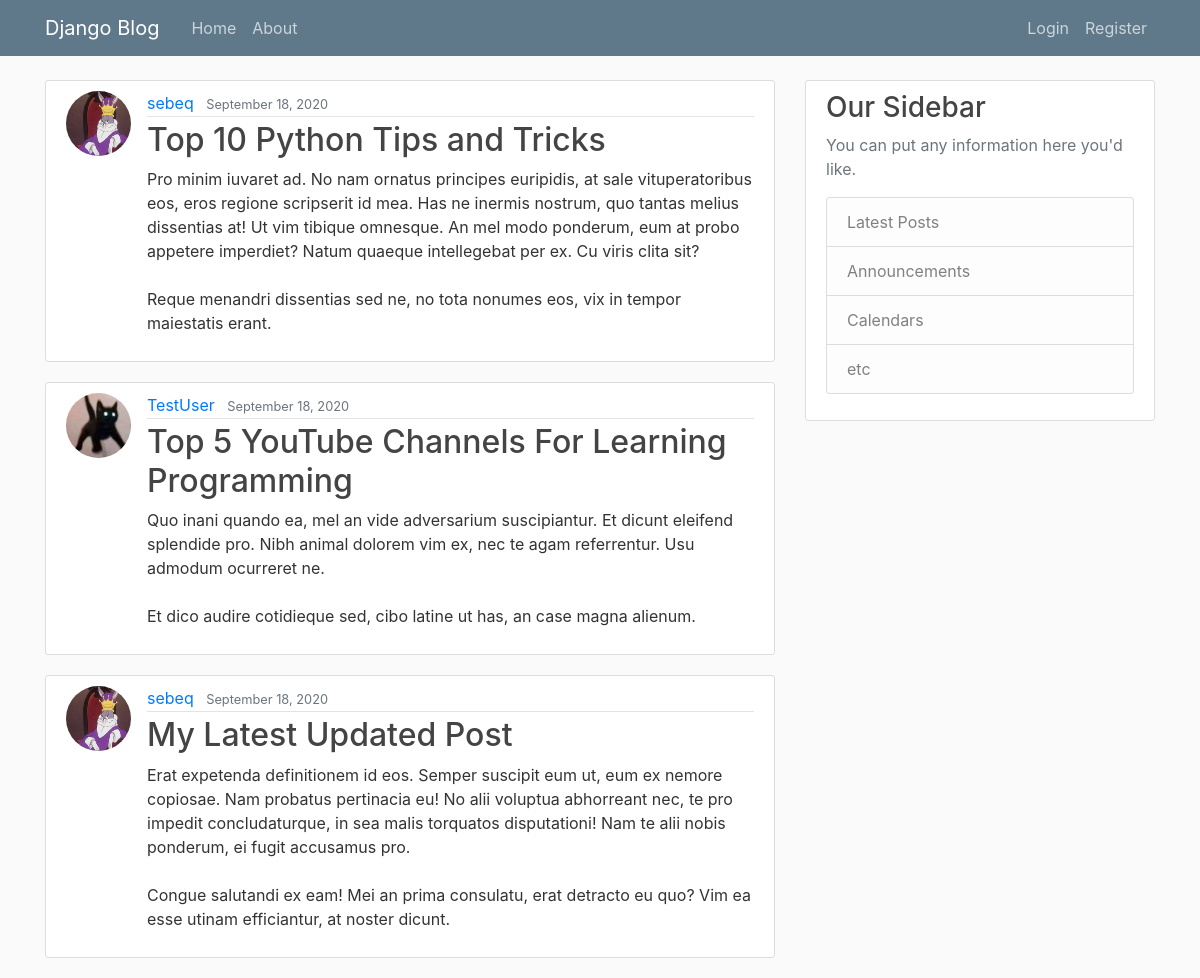
The page / on the database its author committed.
### blog/models.py (models this page shows, shortened)
class Post(models.Model):
    title = models.CharField(max_length=100)
    content = models.TextField()
    date_posted = models.DateTimeField(default=timezone.now)
    author = models.ForeignKey(User, on_delete=models.CASCADE)

### users/models.py (models this page shows, shortened)
class Profile(models.Model):
    user = models.OneToOneField(User, on_delete=models.CASCADE)
    image = models.ImageField(default='default.jpg', upload_to='profile_pics')

### blog/views.py (the view)
# urls.py: path('', PostListView.as_view(), name='blog-home'),
class PostListView(ListView):
    model = Post
    template_name = 'blog/home.html'
    context_object_name = 'posts'
    ordering = ['-date_posted']
    paginate_by = 5

### blog/templates/blog/home.html (shortened to what this page needs)
{% extends 'blog/base.html' %}
{% block content %}
    {% for post in posts %}
        <article class="media content-section">
          <img class="rounded-circle article-img" src="{{ post.author.profile.image.url }}">
          <div class="media-body">
            <div class="article-metadata">
              <a class="mr-2" href="{% url 'user-posts' post.author.username %}">{{ post.author }}</a>
              <small class="text-muted">{{ post.date_posted|date:"F d, Y" }}</small>
            </div>
            <h2><a class="article-title" href="{% url 'post-detail' post.id %}">{{ post.title }}</a></h2>
            <p class="article-content">{{ post.content }}</p>
          </div>
        </article>
    {% endfor %}
{% endblock content %}

### blog/templates/blog/base.html (shortened to what this page needs)
{% load static %}
<!DOCTYPE html>
<html>
<head>
    <link rel="stylesheet" href="https://stackpath.bootstrapcdn.com/bootstrap/4.2.1/css/bootstrap.min.css">
    <link rel="stylesheet" type="text/css" href="{% static 'blog/main.css' %}">
</head>
<body>
    <header class="site-header">
      <nav class="navbar navbar-expand-md navbar-dark bg-steel fixed-top">
        <div class="container">
          <a class="navbar-brand mr-4" href="/">Django Blog</a>
          <div class="collapse navbar-collapse" id="navbarToggle">
            <div class="navbar-nav mr-auto">
              <a class="nav-item nav-link" href="{% url 'blog-home' %}">Home</a>
              <a class="nav-item nav-link" href="{% url 'blog-about' %}">About</a>
            </div>
            <div class="navbar-nav">
              {% if user.is_authenticated %}
                <a class="nav-item nav-link" href="{% url 'post-create' %}">New Post</a>
                <a class="nav-item nav-link" href="{% url 'profile' %}">Profile</a>
                <a class="nav-item nav-link" href="{% url 'logout' %}">Logout</a>
              {% else %}
                <a class="nav-item nav-link" href="{% url 'login' %}">Login</a>
                <a class="nav-item nav-link" href="{% url 'register' %}">Register</a>
              {% endif %}
            </div>
          </div>
        </div>
      </nav>
    </header>
    <main role="main" class="container">
      <div class="row">
        <div class="col-md-8">
          {% block content %}{% endblock %}
        </div>
        <div class="col-md-4">
          <div class="content-section">
            <h3>Our Sidebar</h3>
            <p class='text-muted'>You can put any information here you'd like.
              <ul class="list-group">
                <li class="list-group-item list-group-item-light">Latest Posts</li>
                <li class="list-group-item list-group-item-light">Announcements</li>
                <li class="list-group-item list-group-item-light">Calendars</li>
                <li class="list-group-item list-group-item-light">etc</li>
              </ul>
            </p>
          </div>
        </div>
      </div>
    </main>
</body>
</html>

### blog/static/blog/main.css (style rules this page uses)
body { background: #fafafa; color: #333333; margin-top: 5rem; }
h1, h2, h3, h4, h5, h6 { color: #444444; }
ul { margin: 0; }
.bg-steel { background-color: #5f788a; }
.site-header .navbar-nav .nav-link { color: #cbd5db; }
.content-section { background: #ffffff; padding: 10px 20px; border: 1px solid #dddddd; border-radius: 3px; margin-bottom: 20px; }
.article-title { color: #444444; }
.article-content { white-space: pre-line; }
.article-img { height: 65px; width: 65px; margin-right: 16px; }
.article-metadata { padding-bottom: 1px; margin-bottom: 4px; border-bottom: 1px solid #e3e3e3 }

### rows shown on the page
Post: author.profile.image (picture), author "sebeq", date_posted "September 18, 2020", title "Top 10 Python Tips and Tricks", content "Pro minim iuvaret ad. No nam ornatus principes euripidis, at sale vituperatoribus eos, eros regione scripserit id mea. Has ne inermis nostrum, quo tantas melius dissentias at! Ut vim tibique omnesque. An mel modo ponderum, eum at probo appetere imperdiet? Natum quaeque intellegebat per ex. Cu viris clita sit? Reque menandri dissentias sed ne, no tota nonumes eos, vix in tempor maiestatis erant."
Post: author.profile.image (picture), author "TestUser", date_posted "September 18, 2020", title "Top 5 YouTube Channels For Learning Programming", content "Quo inani quando ea, mel an vide adversarium suscipiantur. Et dicunt eleifend splendide pro. Nibh animal dolorem vim ex, nec te agam referrentur. Usu admodum ocurreret ne. Et dico audire cotidieque sed, cibo latine ut has, an case magna alienum."
Post: author.profile.image (picture), author "sebeq", date_posted "September 18, 2020", title "My Latest Updated Post", content "Erat expetenda definitionem id eos. Semper suscipit eum ut, eum ex nemore copiosae. Nam probatus pertinacia eu! No alii voluptua abhorreant nec, te pro impedit concludaturque, in sea malis torquatos disputationi! Nam te alii nobis ponderum, ei fugit accusamus pro. Congue salutandi ex eam! Mei an prima consulatu, erat detracto eu quo? Vim ea esse utinam efficiantur, at noster dicunt."
